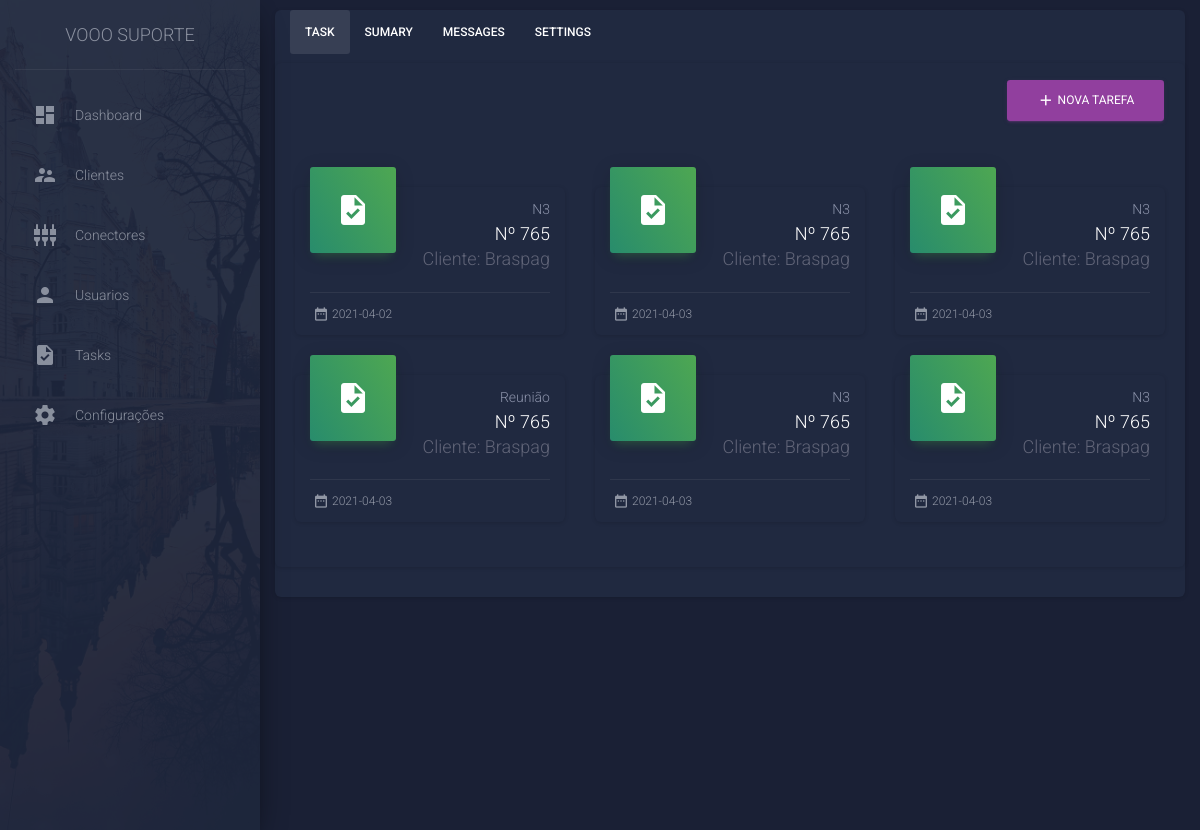
/tasks/, run on an earlier commit of the app's database.
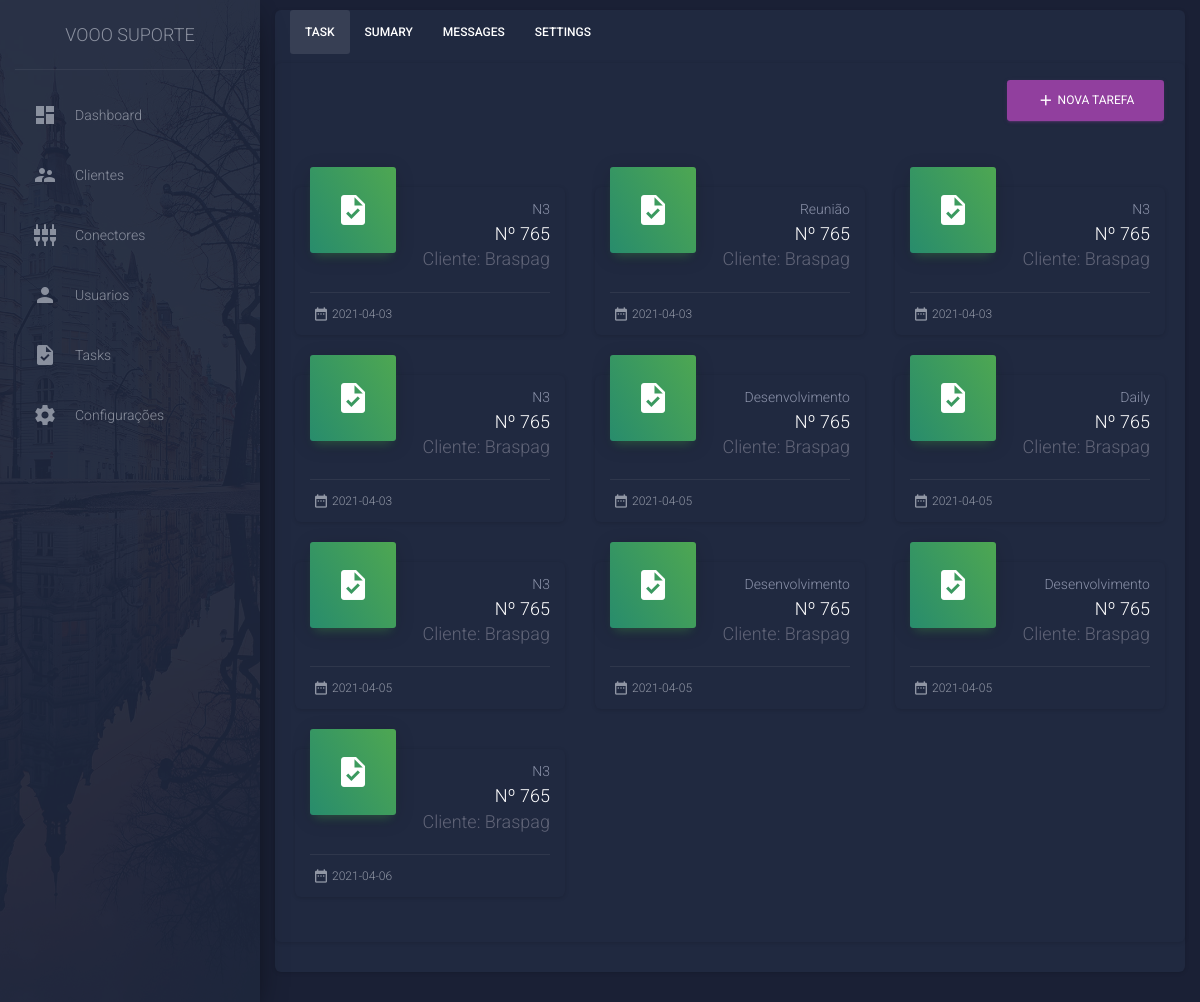
And on a later commit of the database.
### model/ModelSqlite.py (models this page shows, shortened)
class Task(db.Model):
    __tablename__ = 'task'
    id = Column(INTEGER, primary_key=True)
    name = Column(String, nullable=False, default='')
    day = Column(DATE, nullable=False, default=datetime.now())
    type_id = Column(INTEGER, ForeignKey('tasktype.id'))
    task_type = relationship('TaskType')
    order_id = Column(INTEGER, ForeignKey('order.id'))
    order = relationship('Order')
    actions = relationship('Action', backref='Task', lazy=False)

class TaskType(db.Model):
    __tablename__ = 'tasktype'
    id = Column(INTEGER, primary_key=True)
    name = Column(String, nullable=False, default='')

### __main__.py (the view)
@app.route('/tasks/', methods=['GET'])
def tasks():
    try:
        task_types = taskTypeDao.load()
        def set_selected(item):
            item.selected = item.name == 'N3'
            return item
        task_types = list(map(set_selected, task_types))
        tasks = taskDao.load()
        sumary_date = datetime.now().strftime('%Y-%m-%d')
        return render_template(locate_html('tasks'), tasks=tasks, task_types=task_types, sumary_date=sumary_date)
    except Exception as e:
        abort(500, description=e)

### __main__.py (called while the page is built)
def locate_html(page: str) -> str:
    return f'pages/{page}.html'

### model/TaskDao.py (called while the page is built)
def load():
    return Task.query.all()

### model/TaskTypeDao.py (called while the page is built)
def load():
    return TaskType.query.all()

### template/pages/tasks.html (shortened to what this page needs)
{% extends "./layout/layout.html" %}
{% block content %}
<ul class="nav nav-tabs" id="myTab" role="tablist">
  <li class="nav-item">
    <a class="nav-link active" id="task-tab" data-toggle="tab" href="#task" role="tab" aria-controls="task"
      aria-selected="true">task</a>
  </li>
  <li class="nav-item">
    <a class="nav-link" id="sumary-tab" data-toggle="tab" href="#sumary" role="tab" aria-controls="sumary"
      aria-selected="false">sumary</a>
  </li>
  <li class="nav-item">
    <a class="nav-link" id="messages-tab" data-toggle="tab" href="#messages" role="tab" aria-controls="messages"
      aria-selected="false">Messages</a>
  </li>
  <li class="nav-item">
    <a class="nav-link" id="settings-tab" data-toggle="tab" href="#settings" role="tab" aria-controls="settings"
      aria-selected="false">Settings</a>
  </li>
</ul>
<div class="tab-content">
  <div class="tab-pane active" id="task" role="tabpanel" aria-labelledby="task-tab">
    <div class="card">
      <div class="card-header text-white text-right">
        <button type="button" class="btn btn-primary" data-toggle="modal" data-target="#modalNewTask">
          <i class="material-icons">add</i> Nova Tarefa
        </button>
      </div>
      <div class="card-body">
        <div class="row mt-4">
          {% for task in tasks %}
          <div class="col-md-4 col-sm-4">
            <a href="/task/{{ task.id }}">
              <div class="card card-stats">
                <div class="card-header card-header-success card-header-icon">
                  <div class="card-icon">
                    <i class="material-icons">task</i>
                  </div>
                  <p class="card-category">{{task.task_type.name}}</p>
                  <h4 class="card-title">Nº 765</h4>
                  <h4 class="card-title">Cliente: Braspag</h4>
                </div>
                <div class="card-footer">
                  <div class="stats">
                    <i class="material-icons">date_range</i> {{task.day}}
                  </div>
                </div>
              </div>
            </a>
          </div>
          {% endfor %}
        </div>
      </div>
    </div>
  </div>
</div>
{% endblock %}

### template/layout/layout.html (shortened to what this page needs)
<!DOCTYPE html>
<html lang="pt-br">
<head>
  <link rel="stylesheet" href="https://maxcdn.bootstrapcdn.com/font-awesome/latest/css/font-awesome.min.css">
  <link href="{{url_for('static', filename='assets/css/material-dashboard.css')}}" rel="stylesheet" />
  <link href="{{ url_for('static', filename='assets/demo/demo.css') }}" rel="stylesheet" />
</head>
<body class="dark-edition">
  <div class="wrapper ">
    <div class="sidebar" data-color="purple" data-background-color="black" data-image="{{ url_for('static', filename='assets/img/sidebar-2.jpg')}}">
      <div class="logo"><a href="http://www.creative-tim.com" class="simple-text logo-normal">
          Vooo Suporte
        </a></div>
      <div class="sidebar-wrapper">
        <ul class="nav">
          <li class="nav-item  ">
            <a class="nav-link" href="/dashboard">
              <i class="material-icons">dashboard</i>
              <p>Dashboard</p>
            </a>
          </li>
          <li class="nav-item ">
            <a class="nav-link" href="/clientes">
              <i class="material-icons">supervisor_account</i>
              <p>Clientes</p>
            </a>
          </li>
          <li class="nav-item ">
            <a class="nav-link" href="/conectores">
              <i class="material-icons">settings_input_component</i>
              <p>Conectores</p>
            </a>
          </li>
          <li class="nav-item  ">
            <a class="nav-link" href="/usuarios">
              <i class="material-icons">person</i>
              <p>Usuarios</p>
            </a>
          </li>
          <li class="nav-item  ">
            <a class="nav-link" href="/tasks">
              <i class="material-icons">task</i>
              <p>Tasks</p>
            </a>
          </li>
          <li class="nav-item  ">
            <a class="nav-link" href="/settings">
              <i class="material-icons">settings</i>
              <p>Configurações</p>
            </a>
        </ul>
      </div>
    </div>
    <div class="main-panel">
        <div class="container-fluid">
          <div class="card">
          {% block content %}{% endblock %}</div>
          </div>
      </div>
  </div>
      <footer class="footer">
      </footer>
</body>
</html>

What changed in the data, as far as the page shows it:
removed Task: task_type.name "N3", day "2021-04-02"
removed Task: task_type.name "N3", day "2021-04-03"
added Task: task_type.name "Desenvolvimento", day "2021-04-05"
added Task: task_type.name "Daily", day "2021-04-05"
added Task: task_type.name "N3", day "2021-04-05"
added Task: task_type.name "Desenvolvimento", day "2021-04-05"
added Task: task_type.name "Desenvolvimento", day "2021-04-05"
added Task: task_type.name "N3", day "2021-04-06"
